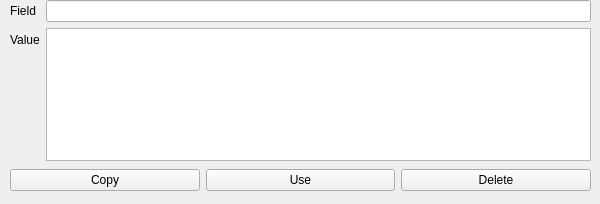
<?xml version="1.0" encoding="UTF-8"?>
<ui version="4.0">
 <class>Form</class>
 <widget class="QWidget" name="Form">
  <property name="geometry">
   <rect>
    <x>0</x>
    <y>0</y>
    <width>600</width>
    <height>204</height>
   </rect>
  </property>
  <property name="windowTitle">
   <string>Form</string>
  </property>
  <widget class="QWidget" name="horizontalLayoutWidget">
   <property name="geometry">
    <rect>
     <x>10</x>
     <y>160</y>
     <width>581</width>
     <height>41</height>
    </rect>
   </property>
   <layout class="QHBoxLayout" name="horizontalLayout">
    <item>
     <widget class="QPushButton" name="copyButton">
      <property name="text">
       <string>Copy</string>
      </property>
      <property name="icon">
       <iconset theme="QIcon::ThemeIcon::EditCopy"/>
      </property>
     </widget>
    </item>
    <item>
     <widget class="QPushButton" name="useButton">
      <property name="text">
       <string>Use</string>
      </property>
      <property name="icon">
       <iconset theme="QIcon::ThemeIcon::ContactNew"/>
      </property>
     </widget>
    </item>
    <item>
     <widget class="QPushButton" name="deleteButton">
      <property name="text">
       <string>Delete</string>
      </property>
      <property name="icon">
       <iconset theme="QIcon::ThemeIcon::EditDelete"/>
      </property>
     </widget>
    </item>
   </layout>
  </widget>
  <widget class="QWidget" name="formLayoutWidget">
   <property name="geometry">
    <rect>
     <x>10</x>
     <y>0</y>
     <width>581</width>
     <height>161</height>
    </rect>
   </property>
   <layout class="QFormLayout" name="formLayout">
    <item row="0" column="0">
     <widget class="QLabel" name="fieldLabel">
      <property name="text">
       <string>Field</string>
      </property>
     </widget>
    </item>
    <item row="0" column="1">
     <widget class="QLineEdit" name="fieldLineEdit"/>
    </item>
    <item row="1" column="0">
     <widget class="QLabel" name="valueLabel">
      <property name="text">
       <string>Value</string>
      </property>
     </widget>
    </item>
    <item row="1" column="1">
     <widget class="QPlainTextEdit" name="plainTextEdit"/>
    </item>
   </layout>
  </widget>
 </widget>
 <resources/>
 <connections/>
</ui>
